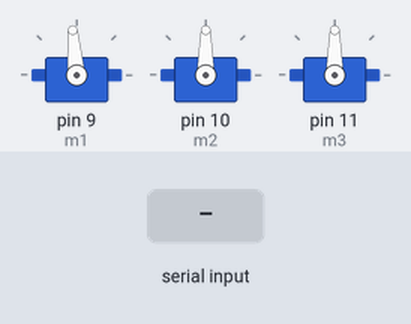
This sketch was run on a simulated Arduino Uno, built with avr-gcc and run on an emulated ATmega328P. On the bench: 3 × servo. The inputs (shaded band) are chosen by the test bench.

Above: at 1.2 s.
1.3 s: "B" received over Serial
At 1.6 s:
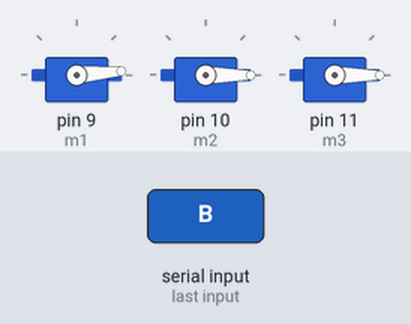
2.8 s: "30,150\n" received over Serial
At 4.0 s:
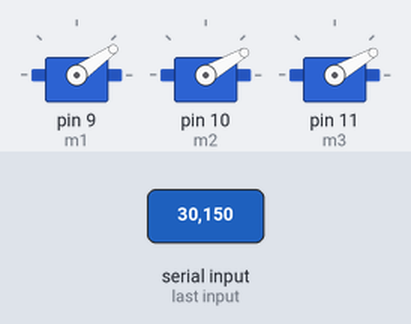
4.3 s: "200\n" received over Serial
At 5.1 s:
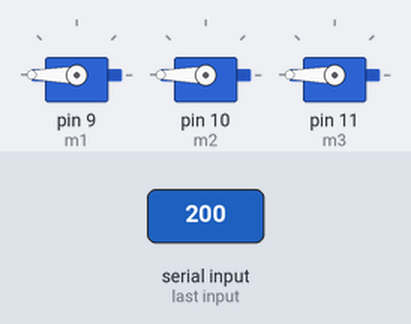
5.8 s: "A" received over Serial
At 6.2 s:
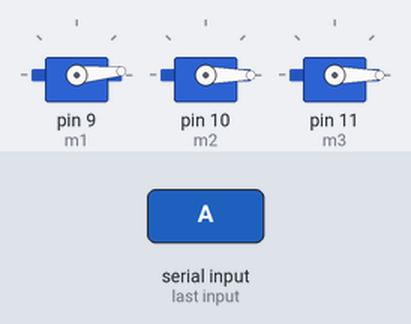
7.3 s: "90,45\n" received over Serial
At 8.7 s:
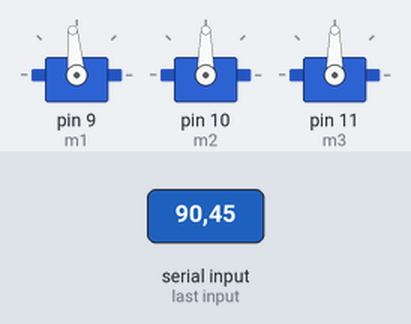
Timing chart, 0 to 9.8 s (numbered marks = the images above; inputs shaded):
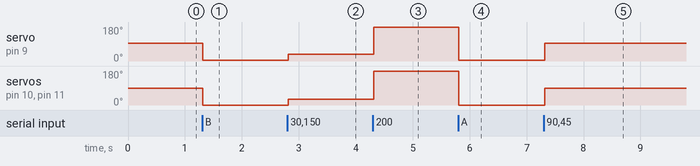

The sketch:

ServoControl.ino
```cpp
#include <Servo.h>

Servo m1, m2, m3;
enum Motor { motor1, motor2, motor3 };

String serialData;

void setup()
{
    // Set up servo pins
    m1.attach(9);
    m2.attach(10);
    m3.attach(11);

    // Initialize starting angles
    m1.write(90+5);
    m2.write(90);
    m3.write(90);

    Serial.begin(9600);
    Serial.setTimeout(10);
}

void loop()
{ }

int ParseAngleData(String data, Motor motor)
{
    switch (motor)
    {
        case motor1:
            data.remove(data.indexOf("B"));
            data.remove(data.indexOf("A"), 1);
            break;
        case motor2:
            data.remove(0, data.indexOf("B") + 1);
            data.remove(data.indexOf("C"));
            break;
        case motor3:
            data.remove(0, data.indexOf("C") + 1);
            break;
        default:
            return 90;
    }
    return data.toInt();
}

void serialEvent()
{
    serialData = Serial.readString();
    m1.write(ParseAngleData(serialData, motor1) + 5);
    m2.write(ParseAngleData(serialData, motor2));
    m3.write(ParseAngleData(serialData, motor3));
}
```

Measured:
- after the input at 1.3 s, servo on pin 9 (m1): 95° → 5° at once; servo on pin 10 (m2), servo on pin 11 (m3): 90° → 0° at once
- after the input at 2.8 s, servo on pin 9 (m1): 5° → 35° at once; servo on pin 10 (m2), servo on pin 11 (m3): 0° → 30° at once
- after the input at 4.3 s, servo on pin 9 (m1): 35° → 180° at once; servo on pin 10 (m2), servo on pin 11 (m3): 30° → 180° at once
- after the input at 5.8 s, servo on pin 9 (m1): 180° → 5° at once; servo on pin 10 (m2), servo on pin 11 (m3): 180° → 0° at once
- after the input at 7.3 s, servo on pin 9 (m1): 5° → 95° at once; servo on pin 10 (m2), servo on pin 11 (m3): 0° → 90° at once
